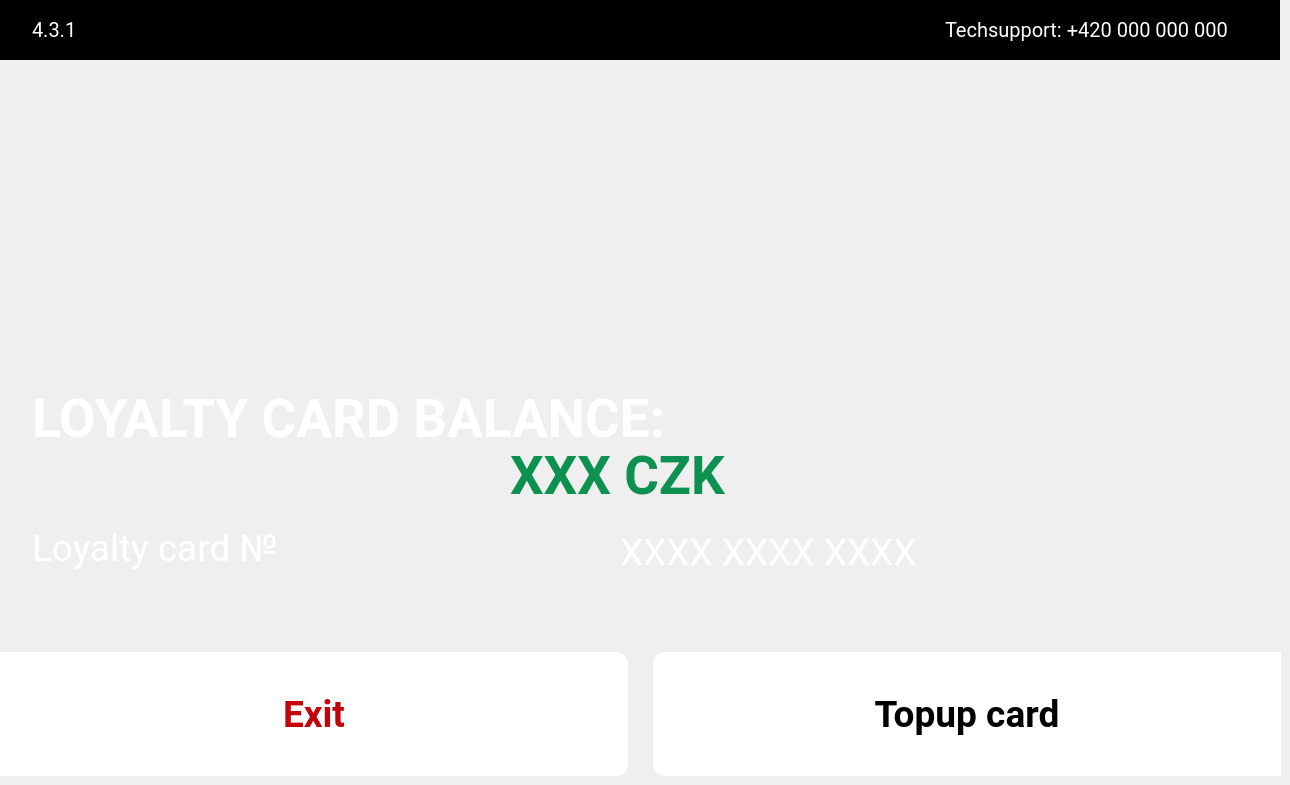
    <widget class="QWidget" name="i27Page">
     <widget class="QFrame" name="i27FrLogo">
      <property name="geometry">
       <rect>
        <x>0</x>
        <y>0</y>
        <width>1280</width>
        <height>60</height>
       </rect>
      </property>
      <property name="styleSheet">
       <string notr="true">background-color:rgb(0, 0, 0);
border:none;</string>
      </property>
      <property name="frameShape">
       <enum>QFrame::StyledPanel</enum>
      </property>
      <property name="frameShadow">
       <enum>QFrame::Raised</enum>
      </property>
      <widget class="QLabel" name="i27LblLogo">
       <property name="geometry">
        <rect>
         <x>578</x>
         <y>13</y>
         <width>124</width>
         <height>34</height>
        </rect>
       </property>
       <property name="text">
        <string>&lt;html&gt;&lt;head/&gt;&lt;body&gt;&lt;p&gt;&lt;img src=&quot;:/res/pic/Frame.png&quot;/&gt;&lt;/p&gt;&lt;/body&gt;&lt;/html&gt;</string>
       </property>
      </widget>
      <widget class="QLabel" name="i27LblNumbPage">
       <property name="geometry">
        <rect>
         <x>32</x>
         <y>18</y>
         <width>120</width>
         <height>24</height>
        </rect>
       </property>
       <property name="font">
        <font>
         <family>Roboto</family>
         <pointsize>15</pointsize>
        </font>
       </property>
       <property name="styleSheet">
        <string notr="true">color:rgb(255, 255, 255);
qproperty-alignment: AlignLeft;</string>
       </property>
       <property name="text">
        <string>4.3.1</string>
       </property>
      </widget>
      <widget class="QLabel" name="i27LblTech">
       <property name="geometry">
        <rect>
         <x>945</x>
         <y>18</y>
         <width>303</width>
         <height>24</height>
        </rect>
       </property>
       <property name="font">
        <font>
         <family>Roboto</family>
         <pointsize>15</pointsize>
        </font>
       </property>
       <property name="styleSheet">
        <string notr="true">color:rgb(255, 255, 255);
qproperty-alignment: AlignLeft;</string>
       </property>
       <property name="text">
        <string>Techsupport: +420 000 000 000</string>
       </property>
      </widget>
     </widget>
     <widget class="QLabel" name="i27LblPic">
      <property name="geometry">
       <rect>
        <x>540</x>
        <y>147</y>
        <width>200</width>
        <height>200</height>
       </rect>
      </property>
      <property name="text">
       <string>&lt;html&gt;&lt;head/&gt;&lt;body&gt;&lt;p&gt;&lt;img src=&quot;:/res/pic/LoyaltyCard.png&quot;/&gt;&lt;/p&gt;&lt;/body&gt;&lt;/html&gt;</string>
      </property>
     </widget>
     <widget class="QLabel" name="i27LblText">
      <property name="geometry">
       <rect>
        <x>32</x>
        <y>379</y>
        <width>1217</width>
        <height>141</height>
       </rect>
      </property>
      <property name="font">
       <font>
        <family>Roboto</family>
        <pointsize>40</pointsize>
        <weight>75</weight>
        <bold>true</bold>
       </font>
      </property>
      <property name="styleSheet">
       <string notr="true">color:rgb(255, 255, 255);
qproperty-alignment: AlignCenter;</string>
      </property>
      <property name="text">
       <string>LOYALTY CARD BALANCE:
</string>
      </property>
     </widget>
     <widget class="QLabel" name="i27LblText2">
      <property name="geometry">
       <rect>
        <x>32</x>
        <y>523</y>
        <width>911</width>
        <height>51</height>
       </rect>
      </property>
      <property name="font">
       <font>
        <family>Roboto</family>
        <pointsize>28</pointsize>
       </font>
      </property>
      <property name="styleSheet">
       <string notr="true">color:rgb(255, 255, 255);
qproperty-alignment: AlignCenter;</string>
      </property>
      <property name="text">
       <string>Loyalty card №</string>
      </property>
     </widget>
     <widget class="QLabel" name="i27LblText3">
      <property name="geometry">
       <rect>
        <x>510</x>
        <y>440</y>
        <width>261</width>
        <height>71</height>
       </rect>
      </property>
      <property name="font">
       <font>
        <family>Roboto</family>
        <pointsize>40</pointsize>
        <weight>75</weight>
        <bold>true</bold>
       </font>
      </property>
      <property name="styleSheet">
       <string notr="true">color:rgb(13, 145, 81);
qproperty-alignment: AlignCenter;</string>
      </property>
      <property name="text">
       <string>XXX CZK</string>
      </property>
     </widget>
     <widget class="QLabel" name="i27LblText4">
      <property name="geometry">
       <rect>
        <x>620</x>
        <y>527</y>
        <width>531</width>
        <height>51</height>
       </rect>
      </property>
      <property name="font">
       <font>
        <family>Roboto</family>
        <pointsize>28</pointsize>
       </font>
      </property>
      <property name="styleSheet">
       <string notr="true">color:rgb(255, 255, 255);
qproperty-alignment: AlignLeft;</string>
      </property>
      <property name="text">
       <string>XXXX XXXX XXXX</string>
      </property>
     </widget>
     <widget class="QPushButton" name="i27BtnExit">
      <property name="enabled">
       <bool>true</bool>
      </property>
      <property name="geometry">
       <rect>
        <x>0</x>
        <y>652</y>
        <width>628</width>
        <height>124</height>
       </rect>
      </property>
      <property name="font">
       <font>
        <family>Roboto</family>
        <pointsize>28</pointsize>
        <weight>75</weight>
        <bold>true</bold>
       </font>
      </property>
      <property name="focusPolicy">
       <enum>Qt::NoFocus</enum>
      </property>
      <property name="styleSheet">
       <string notr="true">QPushButton#i27BtnExit{background-color: rgb(255, 255, 255);
color:rgb(196, 2, 9);
border-top-left-radius: 0px;
    border-top-right-radius: 12px;
    border-bottom-right-radius: 12px;
    border-bottom-left-radius: 0px;
image:url(':/res/pic/Exit.png');
image-position: left;

border-style: outset;}
QPushButton#i27BtnExit:pressed{background-color:rgb(222, 222, 222);
border-style: inset;}</string>
      </property>
      <property name="text">
       <string>Exit</string>
      </property>
     </widget>
     <widget class="QPushButton" name="i27BtnTopup">
      <property name="geometry">
       <rect>
        <x>653</x>
        <y>652</y>
        <width>628</width>
        <height>124</height>
       </rect>
      </property>
      <property name="font">
       <font>
        <family>Roboto</family>
        <pointsize>28</pointsize>
        <weight>75</weight>
        <bold>true</bold>
       </font>
      </property>
      <property name="focusPolicy">
       <enum>Qt::NoFocus</enum>
      </property>
      <property name="styleSheet">
       <string notr="true">QPushButton#i27BtnTopup{background-color: rgb(255, 255, 255);
color:rgb(0, 0, 0);
border-top-left-radius: 12px;
    border-top-right-radius: 0px;
    border-bottom-right-radius: 0px;
    border-bottom-left-radius: 12px;
image:url(':/res/pic/Vector2.png');
image-position: right;
border-style: outset;}
QPushButton#i27BtnTopup:pressed{background-color:rgb(222, 222, 222);
border-style: inset;}</string>
      </property>
      <property name="text">
       <string>Topup card</string>
      </property>
     </widget>
    </widget>
